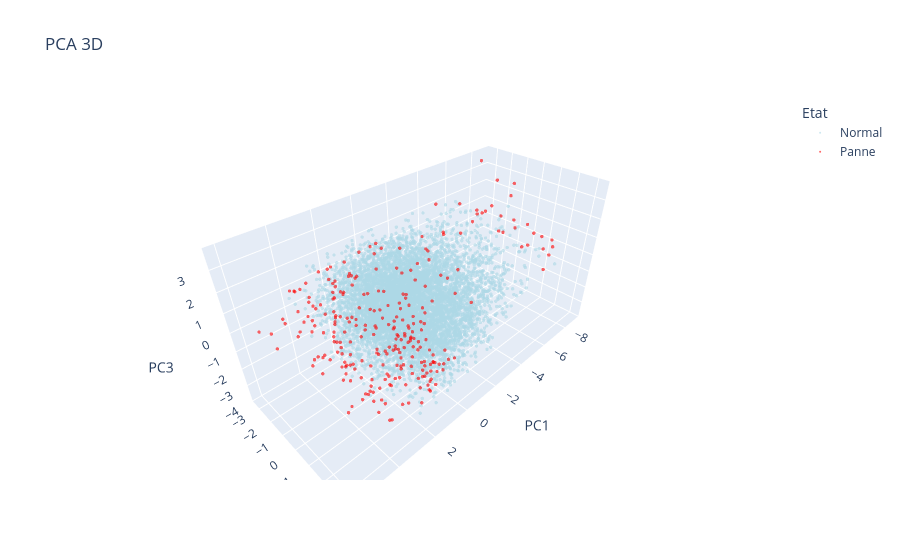

Source (notebook cell):
### Markdown cell above
## 6. Projection 3D interactive (optionnel)
Nécessite `pip install plotly`. Utile pour le dashboard.

### Code cell
import plotly.express as px

pca3 = PCA(n_components=3, random_state=42).fit(X_train)
Z3 = pca3.transform(X_train)
df3 = pd.DataFrame(Z3, columns=["PC1", "PC2", "PC3"])
df3["Etat"] = np.where(y_train.values == 1, "Panne", "Normal")

fig = px.scatter_3d(df3, x="PC1", y="PC2", z="PC3", color="Etat",
                    color_discrete_map={"Normal": "lightblue", "Panne": "red"},
                    opacity=0.6, title="PCA 3D")
fig.update_traces(marker_size=2)
fig.show()

### Figure 1 — Plotly figure (JSON) as saved in the notebook; plotly's stock layout.template omitted (floating-point values rounded to 4 significant figures; data arrays with more than 128 entries replaced by an {"elided": "..."} marker saying what was removed)
{"data": [{"hovertemplate": "Etat=Normal<br>PC1=%{x}<br>PC2=%{y}<br>PC3=%{z}<extra></extra>", "legendgroup": "Normal", "marker": {"color": "lightblue", "opacity": 0.6, "size": 2, "symbol": "circle"}, "mode": "markers", "name": "Normal", "scene": "scene", "showlegend": true, "type": "scatter3d", "x": {"elided": "7729 float values"}, "y": {"elided": "7729 float values"}, "z": {"elided": "7729 float values"}}, {"hovertemplate": "Etat=Panne<br>PC1=%{x}<br>PC2=%{y}<br>PC3=%{z}<extra></extra>", "legendgroup": "Panne", "marker": {"color": "red", "opacity": 0.6, "size": 2, "symbol": "circle"}, "mode": "markers", "name": "Panne", "scene": "scene", "showlegend": true, "type": "scatter3d", "x": {"elided": "271 float values"}, "y": {"elided": "271 float values"}, "z": {"elided": "271 float values"}}], "layout": {"legend": {"title": {"text": "Etat"}, "tracegroupgap": 0}, "scene": {"domain": {"x": [0, 1], "y": [0, 1]}, "xaxis": {"title": {"text": "PC1"}}, "yaxis": {"title": {"text": "PC2"}}, "zaxis": {"title": {"text": "PC3"}}}, "title": {"text": "PCA 3D"}}}
